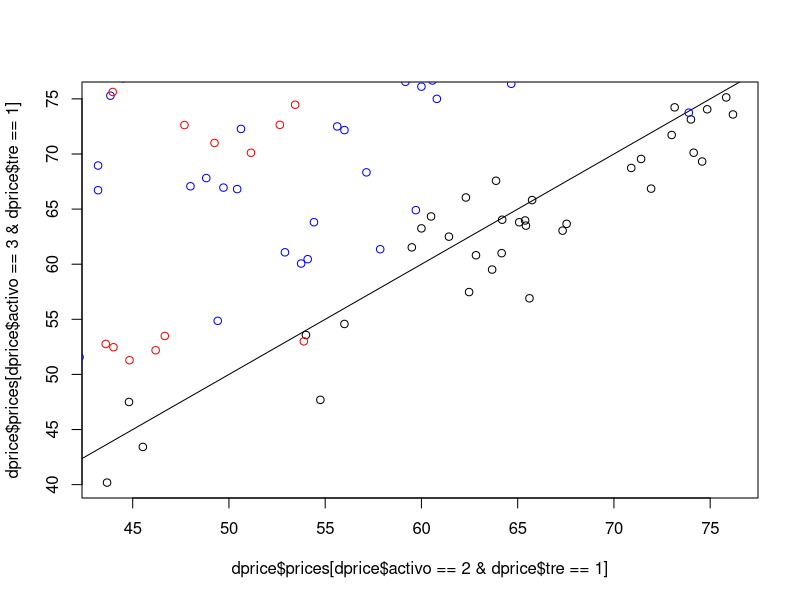
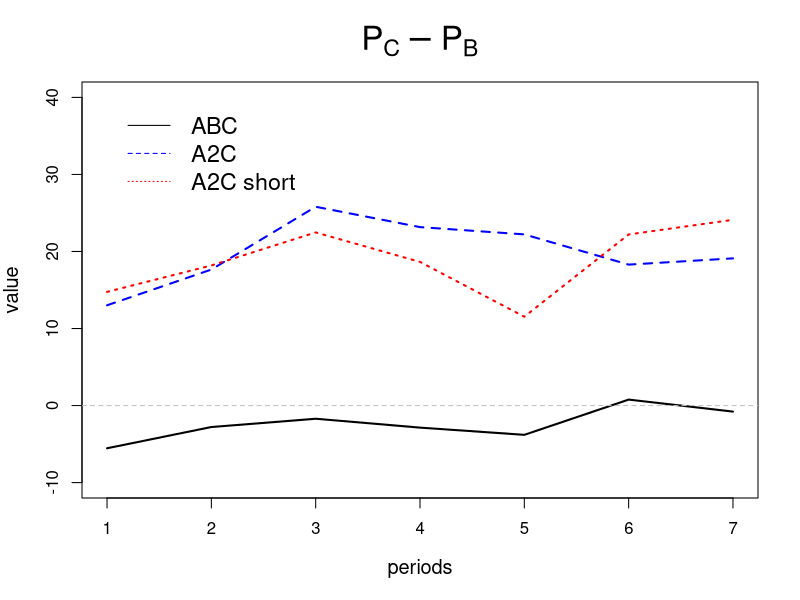
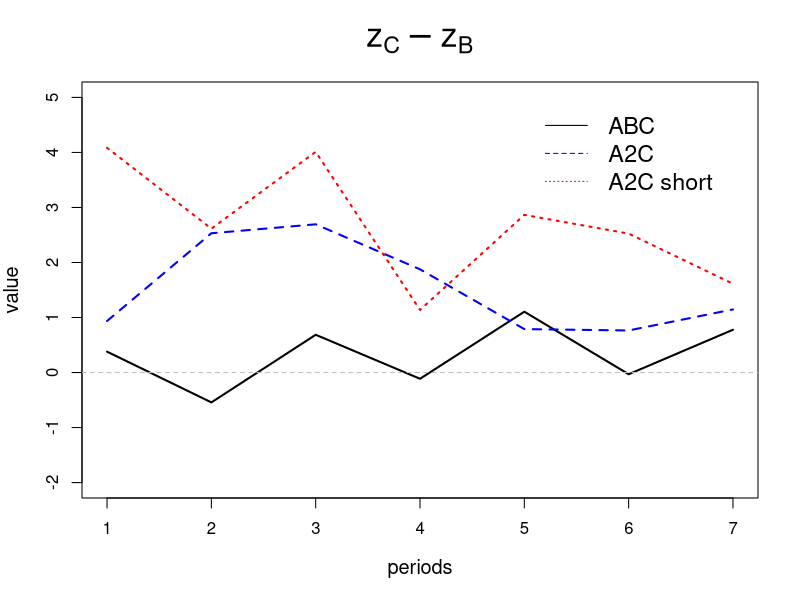
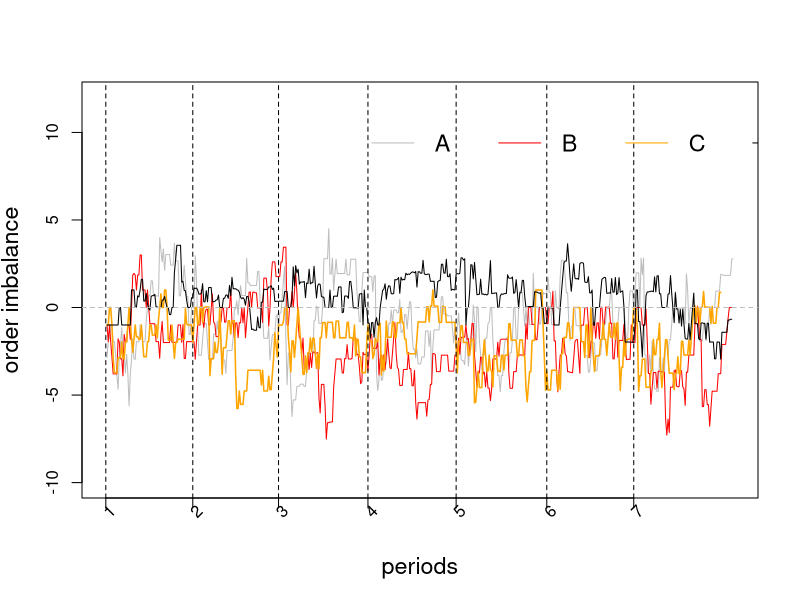
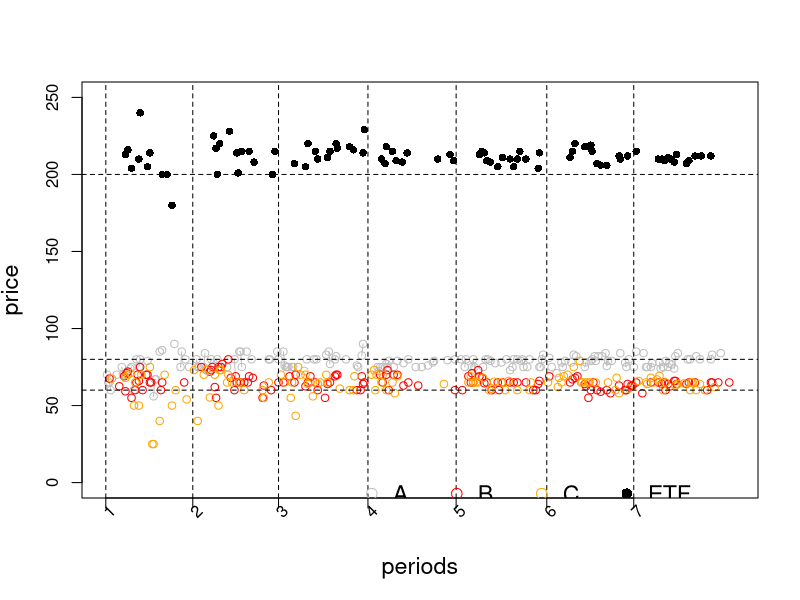
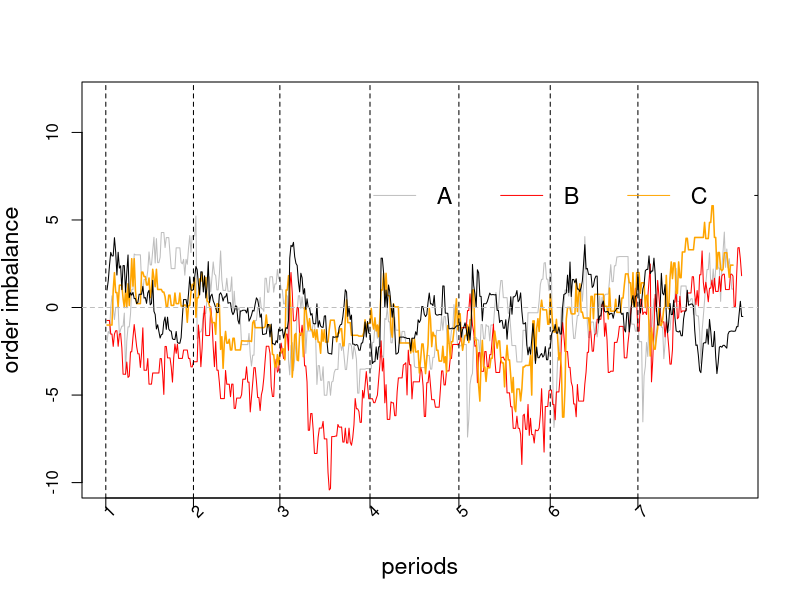
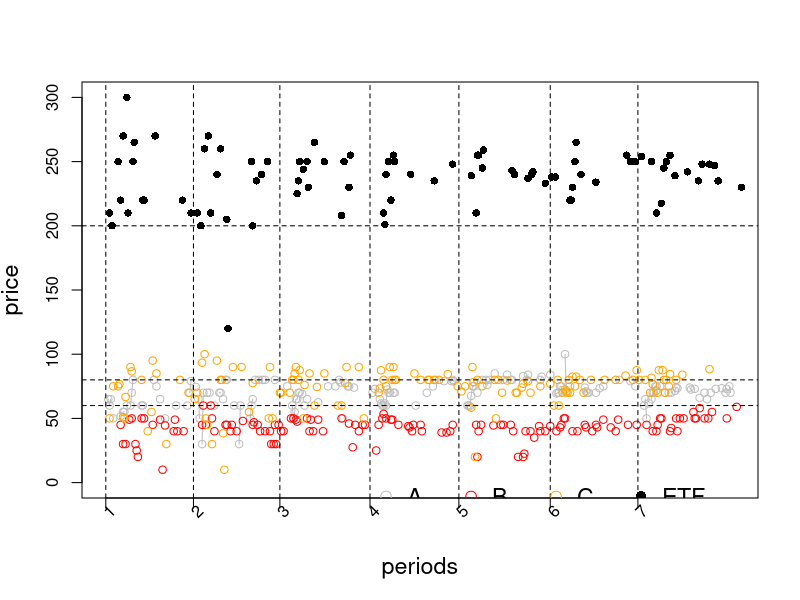
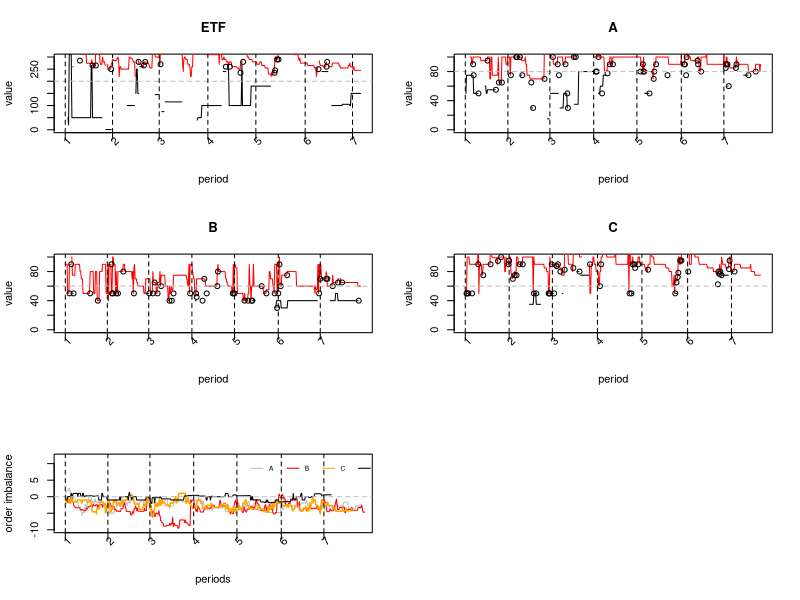

The R source for these figures, in order:
library(dplyr)
library(tidyverse)
library(xtable)
library(here)
library(ggplot2)
d<-read.csv(here("detf_new.csv"),sep=",",header=T, stringsAsFactors = FALSE)

dprice<- d %>%
  group_by(sess, tre, r, activo)  %>%
  summarize(prices=  mean(precio,na.rm = T))

plot(dprice$prices[dprice$activo==2 & dprice$tre==1],dprice$prices[dprice$activo==3 & dprice$tre==1] )
abline(0,1)
points(dprice$prices[dprice$activo==2 & dprice$tre==2],dprice$prices[dprice$activo==3 & dprice$tre==2],col="blue")
points(dprice$prices[dprice$activo==2 & dprice$tre==3],dprice$prices[dprice$activo==3 & dprice$tre==3],col="red")

dprice2<- d %>%
  group_by(tre, r, activo)  %>%
  summarize(prices=  mean(precio,na.rm = T),
            ordenes= mean(z,na.rm = T)
  )

dprice3<- d %>%
  group_by(sess,tre, r)  %>%
  filter(activo==3) %>%
  summarize(prices=  mean(precio,na.rm = T),
            ordenes= mean(z,na.rm = T)
  )

dprice22<- d %>%
  group_by(sess,tre, r)  %>%
  filter(activo==2) %>%
  summarize(prices=  mean(precio,na.rm = T),
            ordenes= mean(z,na.rm = T)
  )

dprice3$prices<-dprice3$prices-dprice22$prices
dprice3$ordenes<-dprice3$ordenes-dprice22$prices

pt1<-tapply(dprice3$prices[dprice3$tre==1],dprice3$r[dprice3$tre==1],mean,na.rm=T)
st1<-tapply(dprice3$prices[dprice3$tre==1],dprice3$r[dprice3$tre==1],sd,na.rm=T)

pt2<-tapply(dprice3$prices[dprice3$tre==2],dprice3$r[dprice3$tre==2],mean,na.rm=T)
st2<-tapply(dprice3$prices[dprice3$tre==2],dprice3$r[dprice3$tre==2],sd,na.rm=T)


pt3<-tapply(dprice3$prices[dprice3$tre==3],dprice3$r[dprice3$tre==3],mean,na.rm=T)
st3<-tapply(dprice3$prices[dprice3$tre==3],dprice3$r[dprice3$tre==3],sd,na.rm=T)

tplot<-as.data.frame(cbind(pt1,c(1:7)))

pdf("sum_prices.pdf")
plot(dprice2$r[dprice2$activo==2 & dprice2$tre==1],dprice2$prices[dprice2$activo==3 & dprice2$tre==1]-dprice2$prices[dprice2$activo==2 & dprice2$tre==1],type="l",ylim=c(-10,40),xlab="periods",main=expression('P'[C] - 'P'[B]), ylab="value",lwd=2, cex.lab=1.2,cex.main=2)
lines(dprice2$r[dprice2$activo==2 & dprice2$tre==2],dprice2$prices[dprice2$activo==3 & dprice2$tre==2]-dprice2$prices[dprice2$activo==2 & dprice2$tre==2],col="blue",lwd=2,lty=2, cex=1.5)
lines(dprice2$r[dprice2$activo==2 & dprice2$tre==3],dprice2$prices[dprice2$activo==3 & dprice2$tre==3]-dprice2$prices[dprice2$activo==2 & dprice2$tre==3],col="red",lwd=2,lty=3, cex=1.5)
abline(h=0,lty=2,col="gray")
legend(1,40,c("ABC","A2C","A2C short"),col=c("black", "blue","red"),lty=c(1,2,3),cex=1.4,bty = "n")
dev.off()

pdf("sum_ordenes.pdf")
plot(dprice2$r[dprice2$activo==2 & dprice2$tre==1],dprice2$ordenes[dprice2$activo==3 & dprice2$tre==1]-dprice2$ordenes[dprice2$activo==2 & dprice2$tre==1],type="l",ylim=c(-2,5),xlab="periods",main=expression('z'[C] - 'z'[B]), ylab="value", lwd=2, cex.lab=1.2,cex.main=2)
lines(dprice2$r[dprice2$activo==2 & dprice2$tre==2],dprice2$ordenes[dprice2$activo==3 & dprice2$tre==2]-dprice2$ordenes[dprice2$activo==2 & dprice2$tre==2],col="blue",lwd=2,lty=2)
lines(dprice2$r[dprice2$activo==2 & dprice2$tre==3],dprice2$ordenes[dprice2$activo==3 & dprice2$tre==3]-dprice2$ordenes[dprice2$activo==2 & dprice2$tre==3],col="red",lwd=2,lty=3)
abline(h=0,lty=2,col="gray")
legend(5,5,c("ABC","A2C","A2C short"),col=c("black", "blue","red"),lty=c(1,2,3),cex=1.4,bty = "n")
dev.off()

data<-d
numero<-1
breakdance<-data$dt*c(1:dim(data)[1])
breakdance<-breakdance[breakdance>0]
#5,6,7,9,


#Draw examples
png("example_z_1.png", width = 700, height = 500)
exa<-"mqshq7o7"
plot(data$z[data$activo==1 & data$sess==exa],cex=1,col="gray",ylim=c(-10,12),type="l",ylab = "order imbalance",xlab="periods",xaxt='n',cex.lab=1.4)
lines(data$z[data$activo==2 & data$sess==exa],cex=1,col="red",type="l")
lines(data$z[data$activo==3 & data$sess==exa],lwd=1.5,col="orange",type="l")
lines(data$z[data$activo==4 & data$sess==exa],cex=1,col="black",type="l")
abline(h=0,lty=2,col="gray")
for(j in seq(breakdance)){
  abline(v=breakdance[j],lty=2)
  
}
legend(200,11,legend=c("A","B","C","ETF"),col=c("gray","red","orange","black"),cex=1.4,bty="n",lty=1,horiz=TRUE,inset=.02)
abline(v=0,lty=2)
xtick<-c(0,breakdance[1:6])
axis(side=1, at=xtick, labels = FALSE)
text(x=xtick,  par("usr")[3], 
     labels = seq(1,7), srt = 45, pos = 1, xpd = T)
dev.off()

png("example_p_1.png", width = 700, height = 500)
plot(data$precio[data$activo==1 & data$sess==exa],cex=1,col="gray",ylim=c(0,250),type="o",ylab = "price",xlab="periods",xaxt='n', cex.lab=1.4)
points(data$precio[data$activo==2 & data$sess==exa],cex=1,col="red")
points(data$precio[data$activo==3 & data$sess==exa],col="orange")
points(data$precio[data$activo==4 & data$sess==exa],cex=1,pch=16,col="black")
abline(h=200,lty=2,)
abline(h=80,lty=2)
abline(h=60,lty=2)
for(j in seq(breakdance)){
  abline(v=breakdance[j],lty=2)
}
abline(v=0,lty=2)
xtick<-c(0,breakdance[1:6])
axis(side=1, at=xtick, labels = FALSE)
text(x=xtick,  par("usr")[3], 
     labels = seq(1,7), srt = 45, pos = 1, xpd = T)

legend(200,11,legend=c("A","B","C","ETF"),col=c("gray","red","orange","black"),cex=1.4,bty="n",horiz=TRUE,inset=.02,pch=c(1,1,1,16))
dev.off()


png("example_z_2.png", width = 700, height = 500)
exa<-"fbyj5j85"
plot(data$z[data$activo==1 & data$sess==exa],cex=1,col="gray",ylim=c(-10,12),type="l",ylab = "order imbalance",xlab="periods",xaxt='n',cex.lab=1.4)
lines(data$z[data$activo==2 & data$sess==exa],cex=1,col="red",type="l")
lines(data$z[data$activo==3 & data$sess==exa],lwd=1.5,col="orange",type="l")
lines(data$z[data$activo==4 & data$sess==exa],cex=1,col="black",type="l")
abline(h=0,lty=2,col="gray")
for(j in seq(breakdance)){
  abline(v=breakdance[j],lty=2)
  
}
abline(v=0,lty=2)
xtick<-c(0,breakdance[1:6])
axis(side=1, at=xtick, labels = FALSE)
text(x=xtick,  par("usr")[3], 
     labels = seq(1,7), srt = 45, pos = 1, xpd = T)

legend(200,8,legend=c("A","B","C","ETF"),col=c("gray","red","orange","black"),cex=1.4,bty="n",lty=1,horiz=TRUE,inset=.02)
dev.off()

png("example_p_2.png", width = 700, height = 500)
plot(data$precio[data$activo==1 & data$sess==exa],cex=1,col="gray",ylim=c(0,300),type="o",ylab = "price",xlab="periods",xaxt='n',cex.lab=1.4)
points(data$precio[data$activo==2 & data$sess==exa],cex=1,col="red")
points(data$precio[data$activo==3 & data$sess==exa],col="orange")
points(data$precio[data$activo==4 & data$sess==exa],cex=1,pch=16,col="black")
abline(h=200,lty=2,)
abline(h=80,lty=2)
abline(h=60,lty=2)
for(j in seq(breakdance)){
  abline(v=breakdance[j],lty=2)
}
abline(v=0,lty=2)
xtick<-c(0,breakdance[1:6])
axis(side=1, at=xtick, labels = FALSE)
text(x=xtick,  par("usr")[3], 
     labels = seq(1,7), srt = 45, pos = 1, xpd = T)
legend(210,11,legend=c("A","B","C","ETF"),col=c("gray","red","orange","black"),cex=1.4,bty="n",horiz=TRUE,inset=.02,pch=c(1,1,1,16))
dev.off()



for(numero in seq(1:length(unique(data$sess)))){
  exa<-unique(data$sess)[numero]
  t<-max(data$tre[data$sess==exa])
  nombre<-paste(t,"_",exa,".png",sep="")
  
  png(nombre, width = 1000, height = 500)
  par(mfrow=c(3,2))
  plot(data$bb[data$activo==4 & data$sess==exa],type="l",ylim=c(0,300),ylab = "value",xlab="period",main="ETF",xaxt='n')
  #points(data$z[data$activo==4 & data$sess==exa]*200/60+200,pch=2,cex=.1,col="blue")
  lines(data$bo[data$activo==4 & data$sess==exa],col="red")
  points(data$precio[data$activo==4 & data$sess==exa],pch=1,cex=1)
  abline(h=200,lty=2,col="gray")
  for(j in seq(breakdance)){
    abline(v=breakdance[j],lty=2)
  }
  abline(v=0,lty=2)
  xtick<-c(0,breakdance[1:6])
  axis(side=1, at=xtick, labels = FALSE)
  text(x=xtick,  par("usr")[3], 
       labels = seq(1,7), srt = 45, pos = 1, xpd = T)
  
  plot(data$bb[data$activo==1 & data$sess==exa],type="l",ylim=c(0,100),ylab = "value",xlab="period",main=LETTERS[1],xaxt='n')
  lines(data$bo[data$activo==1 & data$sess==exa],col="red")
  points(data$precio[data$activo==1 & data$sess==exa],pch=1,cex=1)
  abline(h=80,lty=2,col="gray")
  for(j in seq(breakdance)){
    abline(v=breakdance[j],lty=2)
  }
  abline(v=0,lty=2)
  xtick<-c(0,breakdance[1:6])
  axis(side=1, at=xtick, labels = FALSE)
  text(x=xtick,  par("usr")[3], 
       labels = seq(1,7), srt = 45, pos = 1, xpd = T)
  
  plot(data$bb[data$activo==2 & data$sess==exa],type="l",ylim=c(0,100),ylab = "value",xlab="period",main=LETTERS[2],xaxt='n')
  lines(data$bo[data$activo==2 & data$sess==exa],col="red")
  points(data$precio[data$activo==2 & data$sess==exa],pch=1,cex=1)
  abline(h=60,lty=2,col="gray")
  for(j in seq(breakdance)){
    abline(v=breakdance[j],lty=2)
  }
  abline(v=0,lty=2)
  xtick<-c(0,breakdance[1:6])
  axis(side=1, at=xtick, labels = FALSE)
  text(x=xtick,  par("usr")[3], 
       labels = seq(1,7), srt = 45, pos = 1, xpd = T)
  
  
  plot(data$bb[data$activo==3 & data$sess==exa],type="l",ylim=c(0,100),ylab = "value",xlab="period",main=LETTERS[3],xaxt='n')
  lines(data$bo[data$activo==3 & data$sess==exa],col="red")
  points(data$precio[data$activo==3 & data$sess==exa],pch=1,cex=1)
  abline(h=60,lty=2,col="gray")
  for(j in seq(breakdance)){
    abline(v=breakdance[j],lty=2)
  }
  abline(v=0,lty=2)
  xtick<-c(0,breakdance[1:6])
  axis(side=1, at=xtick, labels = FALSE)
  text(x=xtick,  par("usr")[3], 
       labels = seq(1,7), srt = 45, pos = 1, xpd = T)
  
  plot(data$z[data$activo==1 & data$sess==exa],cex=1,col="gray",ylim=c(-10,12),type="l",ylab = "order imbalance",xlab="periods",xaxt='n')
  lines(data$z[data$activo==2 & data$sess==exa],cex=1,col="red",type="l")
  lines(data$z[data$activo==3 & data$sess==exa],lwd=1.5,col="orange",type="l")
  lines(data$z[data$activo==4 & data$sess==exa],cex=1,col="black",type="l")
  abline(h=0,lty=2,col="gray")
  for(j in seq(breakdance)){
    abline(v=breakdance[j],lty=2)
  }
  abline(v=0,lty=2)
  xtick<-c(0,breakdance[1:6])
  axis(side=1, at=xtick, labels = FALSE)
  text(x=xtick,  par("usr")[3], 
       labels = seq(1,7), srt = 45, pos = 1, xpd = T)
  legend(300,11,legend=c("A","B","C","ETF"),col=c("gray","red","orange","black"),cex=.6,bty="n",lty=1,horiz=TRUE,inset=.02)
  dev.off()
}  